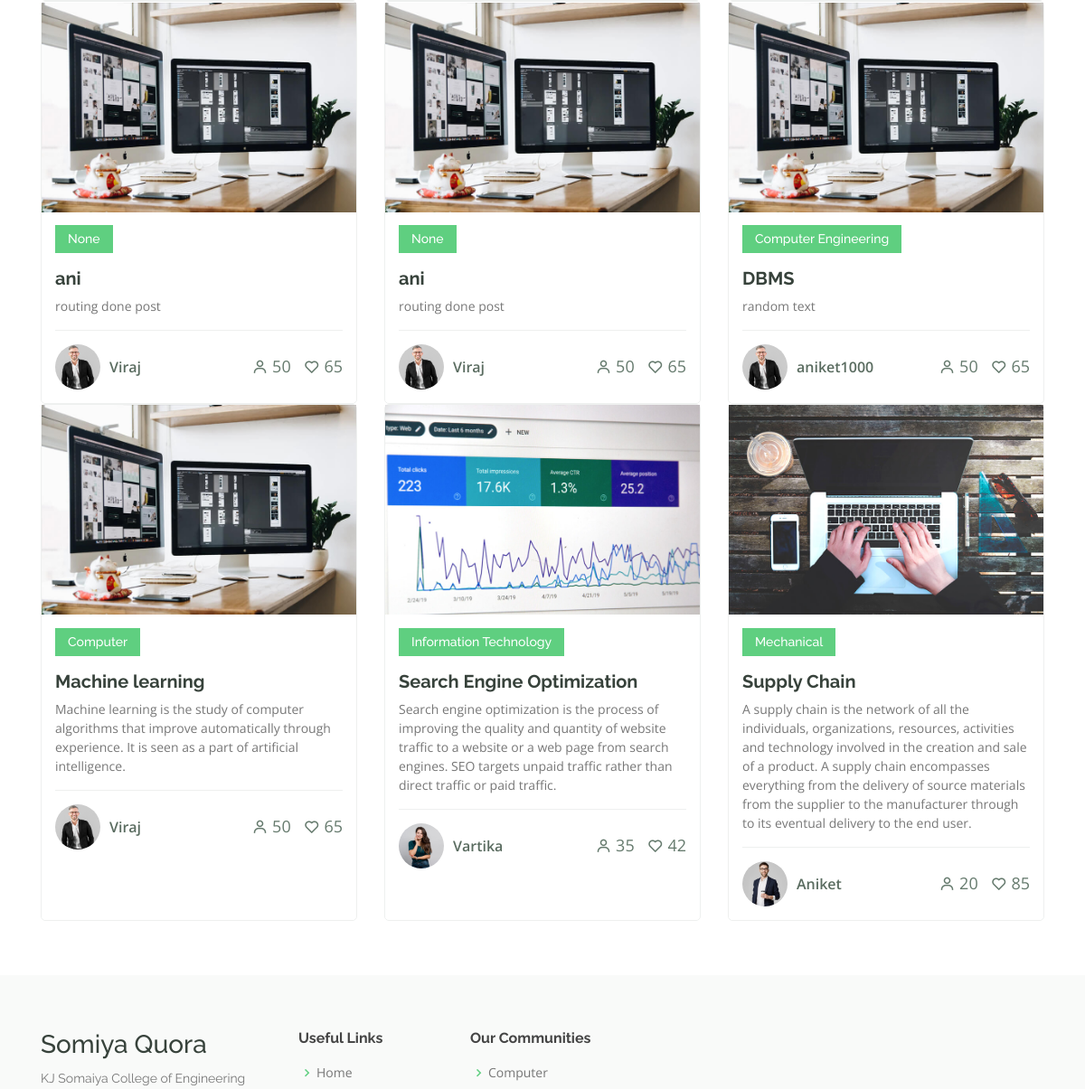
The page /blogs/ (middle part) on the database as committed earlier.
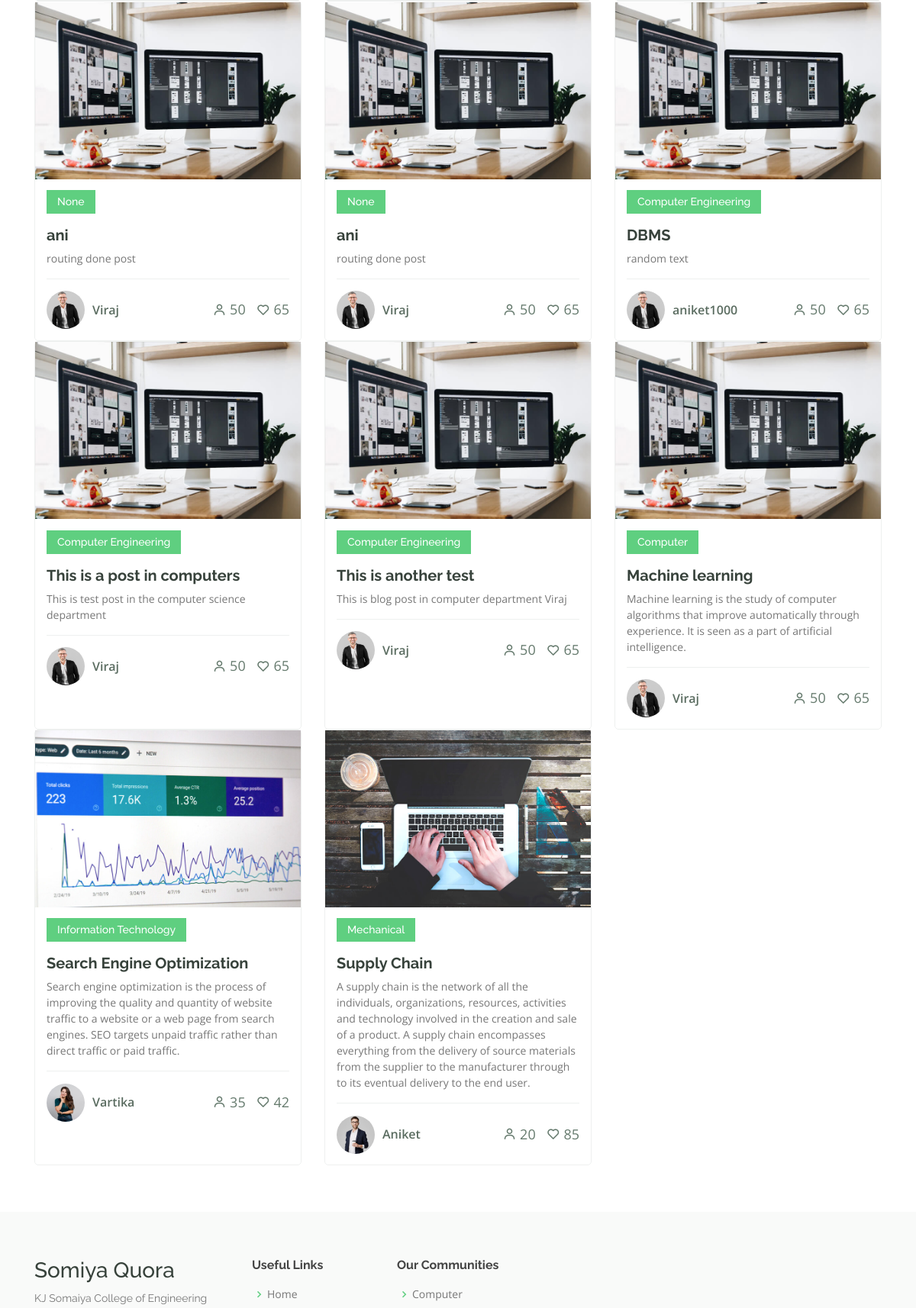
The same page on the database as committed later.
### quoraBlog/models.py (models this page shows, shortened)
class Post(models.Model):
    title = models.CharField(max_length=100)
    content = models.TextField()
    date_posted = models.DateTimeField(default=timezone.now)
    author = models.ForeignKey(User, on_delete=models.CASCADE)
    group = models.ForeignKey(Community, on_delete= models.CASCADE,null=True, blank=True)
    User.username = 'Viraj'

class Community(models.Model):
    title =  models.CharField(max_length=100,unique=True)
    description = models.TextField(blank=True, default='')
    def __str__(self):
        return self.title

### quoraBlog/views.py (the view)
# urls.py: path('blogs/', views.blogs, name='blogs'),
def blogs(request):
    context = {
        'allPosts': Post.objects.all()
    }
    return render(request, 'blogs.html', context)

### quoraBlog/templates/blogs.html (shortened to what this page needs)
{% load static %}
<!DOCTYPE html>
<html lang="en">
<head>
  <link href="{% static 'vendor/bootstrap/css/bootstrap.min.css' %}" rel="stylesheet">
  <link href="{% static 'vendor/icofont/icofont.min.css' %}" rel="stylesheet">
  <link href="{% static 'vendor/boxicons/css/boxicons.min.css' %}" rel="stylesheet">
  <link href="{% static 'vendor/owl.carousel/assets/owl.carousel.min.css' %}" rel="stylesheet">
  <link href="{% static 'vendor/animate.css/animate.min.css' %}" rel="stylesheet">
  <link href="{% static 'vendor/aos/aos.css' %}" rel="stylesheet">
  <link href="{% static 'vendor/remixicon/remixicon.css' %}" rel="stylesheet">
  <link rel="stylesheet" type="text/css" href="{% static 'css/blogs.css' %}">
</head>
<body>
  <main id="main" data-aos="fade-in">
    <section id="courses" class="courses">
      <div class="container" data-aos="fade-up">
        <div class="row" data-aos="zoom-in" data-aos-delay="100">
          {% for post in allPosts %}
          <div class="col-lg-4 col-md-6 d-flex align-items-stretch">
            <div class="course-item">
              <img src="{% static 'img/course-1.jpg' %}" class="img-fluid" alt="...">
              <div class="course-content">
                <div class="d-flex justify-content-between align-items-center mb-3">
                  <h4>{{ post.group }}</h4>
                </div>
                <h3><a href="course-details.html">{{ post.title }}</a></h3>
                <p>{{ post.content }}</p>
                <div class="trainer d-flex justify-content-between align-items-center">
                  <div class="trainer-profile d-flex align-items-center">
                    <img src="{% static 'img/trainer-1.jpg' %}" class="img-fluid" alt="">
                    <span>{{ post.author }}</span>
                  </div>
                  <div class="trainer-rank d-flex align-items-center">
                    <i class="bx bx-user"></i>&nbsp;50
                    &nbsp;&nbsp;
                    <i class="bx bx-heart"></i>&nbsp;65
                  </div>
                </div>
              </div>
            </div>
          </div>
          {% endfor %}
          <div class="col-lg-4 col-md-6 d-flex align-items-stretch">
            <div class="course-item">
              <img src="{% static 'img/course-1.jpg' %}" class="img-fluid" alt="...">
              <div class="course-content">
                <div class="d-flex justify-content-between align-items-center mb-3">
                  <h4>Computer</h4>
                </div>
                <h3><a href="course-details.html">Machine learning</a></h3>
                <p>Machine learning is the study of computer algorithms that improve automatically through experience. It is seen as a part of artificial intelligence.</p>
                <div class="trainer d-flex justify-content-between align-items-center">
                  <div class="trainer-profile d-flex align-items-center">
                    <img src="{% static 'img/trainer-1.jpg' %}" class="img-fluid" alt="...">
                    <span>Viraj</span>
                  </div>
                  <div class="trainer-rank d-flex align-items-center">
                    <i class="bx bx-user"></i>&nbsp;50
                    &nbsp;&nbsp;
                    <i class="bx bx-heart"></i>&nbsp;65
                  </div>
                </div>
              </div>
            </div>
          </div>
          <div class="col-lg-4 col-md-6 d-flex align-items-stretch mt-4 mt-md-0">
            <div class="course-item">
              <img src="{% static 'img/course-2.jpg' %}" class="img-fluid" alt="...">
              <div class="course-content">
                <div class="d-flex justify-content-between align-items-center mb-3">
                  <h4>Information Technology</h4>
                </div>
                <h3><a href="course-details.html">Search Engine Optimization</a></h3>
                <p>Search engine optimization is the process of improving the quality and quantity of website traffic to a website or a web page from search engines. SEO targets unpaid traffic rather than direct traffic or paid traffic.</p>
                <div class="trainer d-flex justify-content-between align-items-center">
                  <div class="trainer-profile d-flex align-items-center">
                    <img src="{% static 'img/trainer-2.jpg' %}" class="img-fluid" alt="...">
                    <span>Vartika</span>
                  </div>
                  <div class="trainer-rank d-flex align-items-center">
                    <i class="bx bx-user"></i>&nbsp;35
                    &nbsp;&nbsp;
                    <i class="bx bx-heart"></i>&nbsp;42
                  </div>
                </div>
              </div>
            </div>
          </div>
          <div class="col-lg-4 col-md-6 d-flex align-items-stretch mt-4 mt-lg-0">
            <div class="course-item">
              <img src="{% static 'img/course-3.jpg' %}" class="img-fluid" alt="...">
              <div class="course-content">
                <div class="d-flex justify-content-between align-items-center mb-3">
                  <h4>Mechanical</h4>
                </div>
                <h3><a href="course-details.html">Supply Chain</a></h3>
                <p>A supply chain is the network of all the individuals, organizations, resources, activities and technology involved in the creation and sale of a product. A supply chain encompasses everything from the delivery of source materials from the supplier to the manufacturer through to its eventual delivery to the end user.</p>
                <div class="trainer d-flex justify-content-between align-items-center">
                  <div class="trainer-profile d-flex align-items-center">
                    <img src="{% static 'img/trainer-3.jpg' %}" class="img-fluid" alt="...">
                    <span>Aniket</span>
                  </div>
                  <div class="trainer-rank d-flex align-items-center">
                    <i class="bx bx-user"></i>&nbsp;20
                    &nbsp;&nbsp;
                    <i class="bx bx-heart"></i>&nbsp;85
                  </div>
                </div>
              </div>
            </div>
          </div>
        </div>
      </div>
    </section>
  </main>
<footer id="footer">
  <div class="footer-top">
    <div class="container">
      <div class="row">
        <div class="col-lg-3 col-md-6 footer-contact">
          <h3>Somiya Quora</h3>
          <p>
            KJ Somaiya College of Engineering <br>
            Ghatkopar, Mumbai<br>
            Maharashtra <br><br>
            <strong>Phone:</strong> +1 5589 55488 55<br>
            <strong>Email:</strong> info@example.com<br>
          </p>
        </div>
        <div class="col-lg-2 col-md-6 footer-links">
          <h4>Useful Links</h4>
          <ul>
            <li><i class="bx bx-chevron-right"></i> <a href={{home}}>Home</a></li>
          </ul>
        </div>
        <div class="col-lg-3 col-md-6 footer-links">
          <h4>Our Communities</h4>
          <ul>
            <li><i class="bx bx-chevron-right"></i> <a href="#">Computer</a></li>
          </ul>
        </div>
      </div>
    </div>
  </div>
</footer>
</body>
</html>

### quoraBlog/static/css/blogs.css (style rules this page uses)
body { font-family: "Open Sans", sans-serif; color: #444444; }
a { color: #5fcf80; }
h1, h2, h3, h4, h5, h6 { font-family: "Raleway", sans-serif; }
section { padding: 60px 0; overflow: hidden; }
.courses .course-item { border-radius: 5px; border: 1px solid #eef0ef; }
.courses .course-content { padding: 15px; }
.courses .course-content h3 { font-weight: 700; font-size: 20px; }
.courses .course-content h3 a { color: #37423b; transition: 0.3s; }
.courses .course-content p { font-size: 14px; color: #777777; }
.courses .course-content h4 { font-size: 14px; background: #5fcf80; padding: 7px 14px; color: #fff; margin: 0; }
.courses .trainer { padding-top: 15px; border-top: 1px solid #eef0ef; }
.courses .trainer .trainer-profile img { max-width: 50px; border-radius: 50px; }
.courses .trainer .trainer-profile span { padding-left: 10px; font-weight: 600; font-size: 16px; color: #5a6c60; }
.courses .trainer .trainer-rank { font-size: 18px; color: #657a6d; }
#footer { color: #37423b; font-size: 14px; background: #eef0ef; }
#footer .footer-top { padding: 60px 0 30px 0; background: #f9faf9; }
#footer .footer-top .footer-contact { margin-bottom: 30px; }
#footer .footer-top .footer-contact p { font-size: 14px; line-height: 24px; margin-bottom: 0; font-family: "Raleway", sans-serif; color: #777777; }
#footer .footer-top h4 { font-size: 16px; font-weight: bold; color: #444444; position: relative; padding-bottom: 12px; }
#footer .footer-top .footer-links { margin-bottom: 30px; }
#footer .footer-top .footer-links ul { list-style: none; padding: 0; margin: 0; }
#footer .footer-top .footer-links ul i { padding-right: 2px; color: #5fcf80; font-size: 18px; line-height: 1; }
#footer .footer-top .footer-links ul li { padding: 10px 0; display: flex; align-items: center; }
#footer .footer-top .footer-links ul li:first-child { padding-top: 0; }
#footer .footer-top .footer-links ul a { color: #777777; transition: 0.3s; display: inline-block; line-height: 1; }

Rows that differ between the two databases and show on the page:
added Post: group "Computer Engineering", title "This is a post in computers", content "This is test post in the computer science department", author "Viraj"
added Post: group "Computer Engineering", title "This is another test", content "This is blog post in computer department Viraj", author "Viraj"
